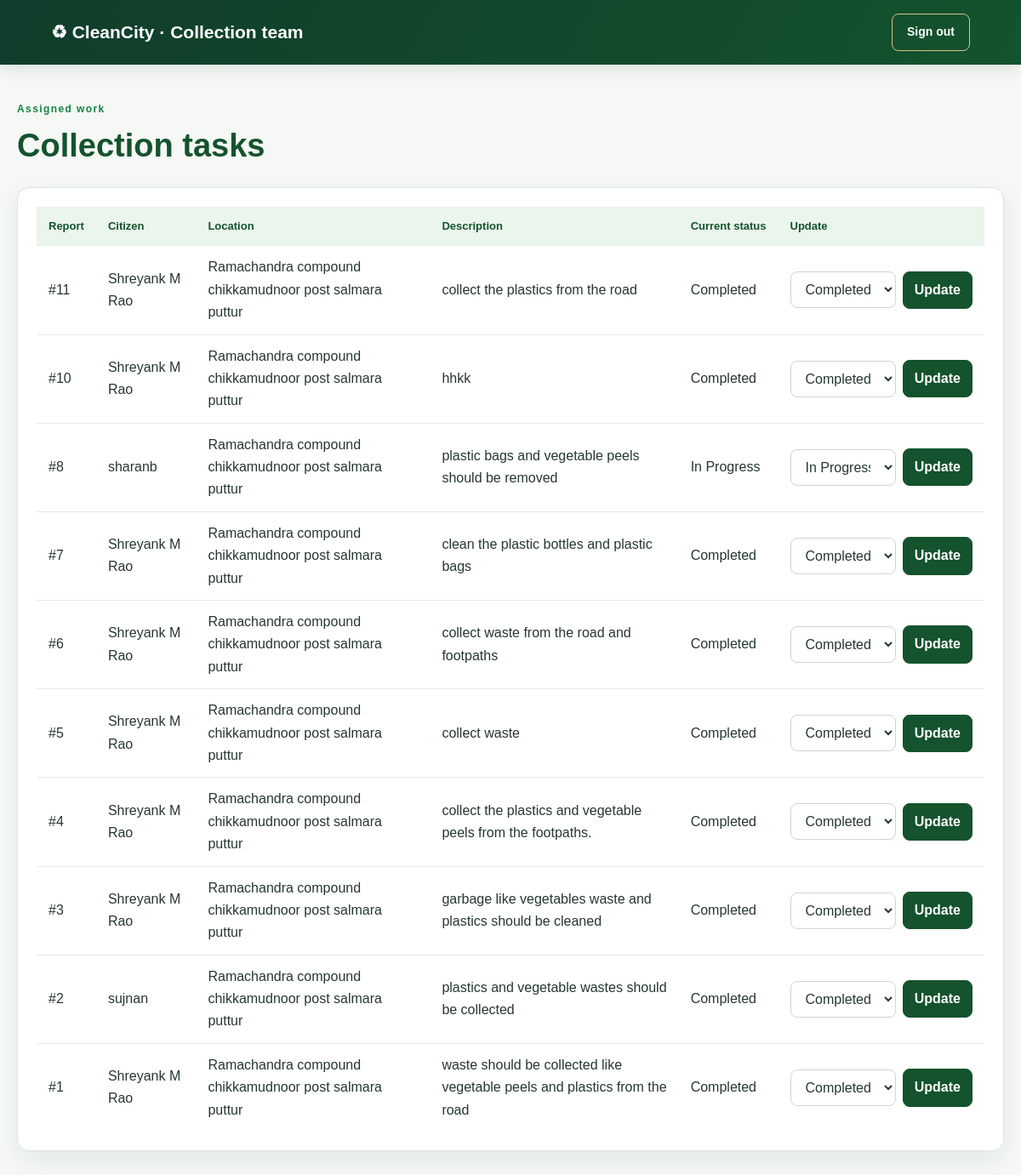
The app's page /personnel (signed in) with its own data.
### tables this page shows
CREATE TABLE reports (
            id INTEGER PRIMARY KEY AUTOINCREMENT,
            user_id INTEGER,
            location TEXT NOT NULL,
            description TEXT NOT NULL,
            photo TEXT,
            status TEXT DEFAULT 'Pending',
            assigned_to INTEGER,
            created_at TEXT,
            completed_at TEXT, assigned_category TEXT,
            FOREIGN KEY(user_id) REFERENCES users(id),
            FOREIGN KEY(assigned_to) REFERENCES users(id)
        );

CREATE TABLE users (
            id INTEGER PRIMARY KEY AUTOINCREMENT,
            name TEXT NOT NULL,
            email TEXT UNIQUE NOT NULL,
            password TEXT NOT NULL,
            role TEXT NOT NULL
        );

### app.py (the view)
@app.route("/personnel")
def personnel_dashboard():
    if session.get("role") != "personnel":
        return redirect(url_for("login"))
    conn = get_db()
    reports = conn.execute("""
        SELECT
            reports.*,
            users.name AS citizen_name
        FROM reports
        JOIN users
        ON reports.user_id = users.id
        WHERE reports.assigned_to = ?
        ORDER BY reports.id DESC
    """, (
        session["user_id"],
    )).fetchall()
    conn.close()
    return render_template(
        "personnel_dashboard.html",
        reports=reports
    )

### app.py (called while the page is built)
def get_db():
    conn = sqlite3.connect("database.db")
    conn.row_factory = sqlite3.Row
    return conn

### templates/personnel_dashboard.html
<!doctype html><html lang="en"><head><meta charset="utf-8"><meta name="viewport" content="width=device-width,initial-scale=1"><title>Collection team | CleanCity</title><link rel="stylesheet" href="{{ url_for('static',filename='style.css') }}"></head><body><header class="topbar"><a class="brand" href="{{ url_for('index') }}">♻ CleanCity · Collection team</a><nav><a href="{{ url_for('logout') }}">Sign out</a></nav></header><main class="content"><span class="eyebrow">Assigned work</span><h1>Collection tasks</h1><section class="panel table-wrap"><table><thead><tr><th>Report</th><th>Citizen</th><th>Location</th><th>Description</th><th>Current status</th><th>Update</th></tr></thead><tbody>{% for report in reports %}<tr><td>#{{ report.id }}</td><td>{{ report.citizen_name }}</td><td>{{ report.location }}</td><td>{{ report.description }}</td><td>{{ report.status }}</td><td><form class="inline-form" method="post" action="{{ url_for('update_status',report_id=report.id) }}"><select name="status"><option {% if report.status == 'Assigned' %}selected{% endif %}>Assigned</option><option {% if report.status == 'In Progress' %}selected{% endif %}>In Progress</option><option {% if report.status == 'Completed' %}selected{% endif %}>Completed</option></select><button type="submit">Update</button></form></td></tr>{% else %}<tr><td colspan="6">No tasks have been assigned to you.</td></tr>{% endfor %}</tbody></table></section></main></body></html>

### static/style.css (style rules this page uses)
:root { --green: #14532d; --green-deep: #103d2b; --green-bright: #168044; --green-soft: #eaf5ec; --gold: #d6c28a; --gold-light: #ead9a7; --ink: #26382d; --muted: #647067; --line: #dce6de; --surface: #ffffff; --page: #f5f8f5; --shadow: 0 10px 28px rgba(16, 61, 43, .08); }
* { box-sizing: border-box; }
html { scroll-behavior: smooth; }
body { margin: 0; min-height: 100vh; background: var(--page); color: var(--ink); font-family: 'DM Sans', Arial, sans-serif; line-height: 1.65; -webkit-font-smoothing: antialiased; }
h1, h2, h3, .brand { font-family: 'Manrope', 'DM Sans', Arial, sans-serif; line-height: 1.25; }
h1, h2, h3, p { margin-top: 0; }
a { color: var(--green); }
button { cursor: pointer; font: inherit; }
.site-header, .topbar { min-height: 76px; padding: 14px clamp(18px, 5vw, 76px); display: flex; align-items: center; justify-content: space-between; gap: 20px; flex-wrap: wrap; background: linear-gradient(120deg, var(--green-deep), var(--green)); color: #fff; box-shadow: 0 4px 18px rgba(8, 45, 30, .12); }
.brand { display: inline-flex; align-items: center; gap: 12px; color: #fff; text-decoration: none; font-size: 21px; font-weight: 800; }
.nav-links, .topbar nav { display: flex; align-items: center; justify-content: center; flex-wrap: wrap; gap: 12px; }
.nav-links a, .topbar nav a { color: #fff; text-decoration: none; font-size: 14px; font-weight: 650; }
.nav-links .nav-login, .nav-links .nav-cta, .topbar nav a, .logout-button { display: inline-flex; align-items: center; justify-content: center; min-height: 42px; padding: 9px 17px; border: 1px solid var(--gold); border-radius: 8px; font-weight: 700; text-decoration: none; transition: .2s ease; }
.eyebrow { color: var(--green-bright); font-size: 12px; font-weight: 800; letter-spacing: 1.4px; }
.btn, .button, .form-card button, .inline-form button, form button, button[type="submit"] { display: inline-flex; align-items: center; justify-content: center; min-height: 44px; padding: 10px 20px; border: 1px solid var(--green); border-radius: 8px; background: var(--green); color: #fff; text-decoration: none; font-weight: 750; transition: background .2s ease, color .2s ease, transform .2s ease, border-color .2s ease; }
.feature, .step-card, .panel, .dashboard-card, .report-card { background: var(--surface); border: 1px solid var(--line); border-radius: 14px; box-shadow: var(--shadow); }
.content { width: min(1180px, calc(100% - 40px)); margin: 38px auto 64px; }
.content > h1 { margin: 8px 0 24px; color: var(--green); font-size: clamp(28px, 4vw, 38px); }
.panel { margin: 22px 0; padding: 22px; }
.table-wrap { overflow-x: auto; }
table { width: 100%; border-collapse: collapse; background: white; }
th, td { padding: 12px 14px; border-bottom: 1px solid #e4ebe5; text-align: left; vertical-align: middle; }
th { background: #eaf5ec; color: var(--green); font-size: 13px; white-space: nowrap; }
tbody tr:last-child td { border-bottom: 0; }
.inline-form { display: flex; align-items: center; gap: 8px; min-width: 210px; }
.inline-form select { min-width: 120px; margin: 0; }
.inline-form button { min-height: 40px; padding: 8px 13px; }
form { width: 100%; }
input, textarea, select { display: block; width: 100%; min-width: 0; margin: 6px 0 15px; padding: 11px 13px; border: 1px solid #cbd8ce; border-radius: 8px; background: #fff; color: var(--ink); font: inherit; }

### records on screen
reports: id "11", citizen_name "Shreyank M Rao", location "Ramachandra compound chikkamudnoor post salmara puttur", description "collect the plastics from the road", status "Completed"
reports: id "10", citizen_name "Shreyank M Rao", location "Ramachandra compound chikkamudnoor post salmara puttur", description "hhkk", status "Completed"
reports: id "8", citizen_name "sharanb", location "Ramachandra compound chikkamudnoor post salmara puttur", description "plastic bags and vegetable peels should be removed", status "In Progress"
reports: id "7", citizen_name "Shreyank M Rao", location "Ramachandra compound chikkamudnoor post salmara puttur", description "clean the plastic bottles and plastic bags", status "Completed"
reports: id "6", citizen_name "Shreyank M Rao", location "Ramachandra compound chikkamudnoor post salmara puttur", description "collect waste from the road and footpaths", status "Completed"
reports: id "5", citizen_name "Shreyank M Rao", location "Ramachandra compound chikkamudnoor post salmara puttur", description "collect waste", status "Completed"
reports: id "4", citizen_name "Shreyank M Rao", location "Ramachandra compound chikkamudnoor post salmara puttur", description "collect the plastics and vegetable peels from the footpaths.", status "Completed"
reports: id "3", citizen_name "Shreyank M Rao", location "Ramachandra compound chikkamudnoor post salmara puttur", description "garbage like vegetables waste and plastics should be cleaned", status "Completed"
reports: id "2", citizen_name "sujnan", location "Ramachandra compound chikkamudnoor post salmara puttur", description "plastics and vegetable wastes should be collected", status "Completed"
reports: id "1", citizen_name "Shreyank M Rao", location "Ramachandra compound chikkamudnoor post salmara puttur", description "waste should be collected like vegetable peels and plastics from the road", status "Completed"
